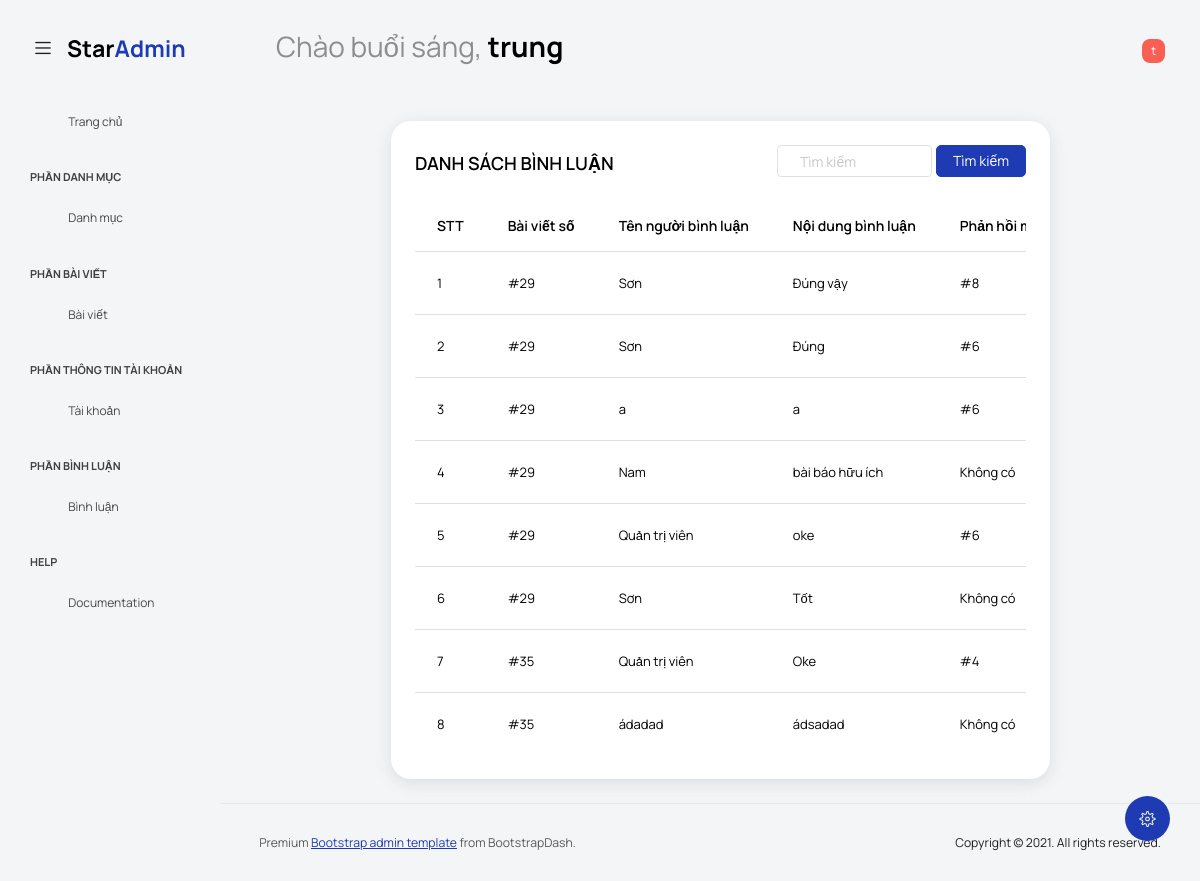
/admin/binhluan/danhsachbinhluan.php (signed in), run on the app's committed database.
### tables this page shows
CREATE TABLE `quantri` (
  `id_quan_tri` int(11) NOT NULL,
  `ten_tai_khoan` varchar(255) NOT NULL,
  `mat_khau` text NOT NULL,
  `ho_ten` varchar(255) NOT NULL
);

CREATE TABLE `binhluan` (
  `id_binh_luan` int(11) NOT NULL,
  `id_tin_tuc` int(11) NOT NULL,
  `ten_binh_luan` varchar(255) NOT NULL,
  `noi_dung_binh_luan` text NOT NULL,
  `id_phan_hoi` int(11) NOT NULL,
  `is_lock` tinyint(4) NOT NULL,
  `ngay_binh_luan` datetime NOT NULL
);

### admin/binhluan/danhsachbinhluan.php (the view, shortened to what this page needs)
<!DOCTYPE html>
<html lang="en">
<head>
    <link rel="stylesheet" href="assets/vendors/feather/feather.css">
    <link rel="stylesheet" href="assets/vendors/mdi/css/materialdesignicons.min.css">
    <link rel="stylesheet" href="assets/vendors/ti-icons/css/themify-icons.css">
    <link rel="stylesheet" href="assets/vendors/typicons/typicons.css">
    <link rel="stylesheet" href="assets/vendors/simple-line-icons/css/simple-line-icons.css">
    <link rel="stylesheet" href="assets/vendors/css/vendor.bundle.base.css">
    <link rel="stylesheet" href="assets/vendors/datatables.net-bs4/dataTables.bootstrap4.css">
    <link rel="stylesheet" type="text/css" href="assets/js/select.dataTables.min.css">
    <link rel="stylesheet" href="assets/css/vertical-layout-light/style.css">
</head>
<body class="with-welcome-text">
    <div class="container-scroller">
        <?= require_once './admin/navbar.php' ?>
        <div class="container-fluid page-body-wrapper" style="padding-top: 75px !important;">
            <div class="theme-setting-wrapper">
                <div id="settings-trigger"><i class="ti-settings"></i></div>
            </div>
            <?php require './admin/sidebar.php'?>
            <div class="main-panel">
                <div class="content-wrapper">
                    <div class="row">
                        <div class="col-lg-9 m-auto grid-margin stretch-card">
                            <div class="card">
                                <div class="card-body">
                                    <div class="d-flex justify-content-between align-items-center">
                                        <h4 class="card-title text-uppercase">Danh sách bình luận</h4>
                                        <div class="d-flex">
                                            <form action="?act=timkiemdanhmuc" method="post">
                                                <div class="form-group d-flex justify-content-end">
                                                    <input type="text" name="keyword" placeholder="Tìm kiếm" id="" class="form-control w-50 me-1">
                                                    <button type="submit" class="btn btn-primary px-3 py-2">Tìm kiếm</button>
                                                </div>
                                            </form>
                                        </div>
                                    </div>
                                    <?php
                                        $sql = "SELECT * FROM binhluan ORDER BY id_binh_luan DESC";
                                        $result = mysqli_query($conn,$sql);
                                    ?>
                                    <div class="table-responsive">
                                        <table class="table">
                                            <thead>
                                                <tr>
                                                    <th>STT</th>
                                                    <th>Bài viết số</th>
                                                    <th>Tên người bình luận</th>
                                                    <th>Nội dung bình luận</th>
                                                    <th>Phản hồi mã bình luận số</th>
                                                </tr>
                                            </thead>
                                            <tbody>
                                                <?php
                                                    $i = 0;
                                                    while($row = mysqli_fetch_assoc($result)){
                                                        $i++;
                                                ?>
                                                <tr>
                                                    <td><?=$i?></td>
                                                    <td>#<?=$row['id_tin_tuc']?></td>
                                                    <td><?=$row['ten_binh_luan']?></td>
                                                    <td><?=$row['noi_dung_binh_luan']?></td>
                                                    <td><?=$row['id_phan_hoi'] ? '#'.$row['id_phan_hoi'] : 'Không có'?></td>
                                                </tr>
                                                <?php
                                                    }
                                                ?>
                                            </tbody>
                                        </table>
                                    </div>
                                </div>
                            </div>
                        </div>
                    </div>
                </div>
                <footer class="footer">
                    <div class="d-sm-flex justify-content-center justify-content-sm-between">
                        <span class="text-muted text-center text-sm-left d-block d-sm-inline-block">Premium <a href="https://www.bootstrapdash.com/" target="_blank">Bootstrap admin template</a> from BootstrapDash.</span>
                        <span class="float-none float-sm-end d-block mt-1 mt-sm-0 text-center">Copyright © 2021. All rights reserved.</span>
                    </div>
                </footer>
            </div>
        </div>
    </div>
</body>
</html>

### admin/navbar.php (shortened to what this page needs)
<nav class="navbar default-layout col-lg-12 col-12 p-0 fixed-top d-flex align-items-top flex-row">
    <div class="text-center navbar-brand-wrapper d-flex align-items-center justify-content-start">
        <div class="me-3">
            <button class="navbar-toggler navbar-toggler align-self-center" type="button" data-bs-toggle="minimize">
                <span class="icon-menu"></span>
            </button>
        </div>
        <div>
            <a class="navbar-brand brand-logo" href="../index.html">
                <img src="assets/images/logo.svg" alt="logo" />
            </a>
        </div>
    </div>
    <?php
        $sql = "SELECT * FROM quantri WHERE id_quan_tri = ".$_COOKIE['id_quan_tri'];
        $rs = mysqli_query($conn,$sql);
        $row = mysqli_fetch_assoc($rs);
        $ten_nguoi_dung = $row['ho_ten'];
        $chu_cai_dau_ten_nd = explode(' ',$ten_nguoi_dung);
        $chu_cai_dau_ten_nd = end($chu_cai_dau_ten_nd);
        $chu_cai_dau_ten_nd = mb_substr($chu_cai_dau_ten_nd,0,1,'UTF-8');
    ?>
    <div class="navbar-menu-wrapper d-flex align-items-top">
        <ul class="navbar-nav">
            <li class="nav-item font-weight-semibold d-none d-lg-block ms-0">
                <?php $hours = date('H'); ?>
                <h1 class="welcome-text"><?= $hours < 24 && $hours >= 18 ? 'Chào buổi tối' : ($hours < 18 && $hours >= 12 ? 'Chào buổi chiều' : 'Chào buổi sáng') ?>,
                <span class="text-black fw-bold"><?= $ten_nguoi_dung;?></span>
                </h1>
            </li>
        </ul>
        <ul class="navbar-nav ms-auto">
            <li class="nav-item dropdown d-none d-lg-block user-dropdown">
                <a class="nav-link" id="UserDropdown" href="#" data-bs-toggle="dropdown" aria-expanded="false">
                    <span class="rounded bg-danger badge"><?=$chu_cai_dau_ten_nd?></span>
                </a>
            </li>
        </ul>
    </div>
</nav>

### data on the page
quantri: ho_ten "trung"
binhluan: id_tin_tuc "29", ten_binh_luan "Sơn", noi_dung_binh_luan "Đúng vậy", id_phan_hoi "8"
binhluan: id_tin_tuc "29", ten_binh_luan "Sơn", noi_dung_binh_luan "Đúng", id_phan_hoi "6"
binhluan: id_tin_tuc "29", ten_binh_luan "a", noi_dung_binh_luan "a", id_phan_hoi "6"
binhluan: id_tin_tuc "29", ten_binh_luan "Nam", noi_dung_binh_luan "bài báo hữu ích", id_phan_hoi "Không có"
binhluan: id_tin_tuc "29", ten_binh_luan "Quản trị viên", noi_dung_binh_luan "oke", id_phan_hoi "6"
binhluan: id_tin_tuc "29", ten_binh_luan "Sơn", noi_dung_binh_luan "Tốt", id_phan_hoi "Không có"
binhluan: id_tin_tuc "35", ten_binh_luan "Quản trị viên", noi_dung_binh_luan "Oke", id_phan_hoi "4"
binhluan: id_tin_tuc "35", ten_binh_luan "ádadad", noi_dung_binh_luan "ádsadad", id_phan_hoi "Không có"

### other printed values
$chu_cai_dau_ten_nd "t"
